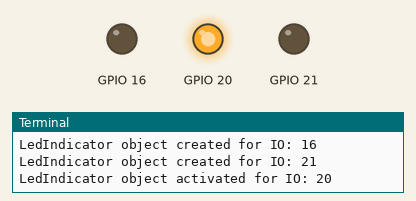
The program below on a simulated Raspberry Pi (BCM pin numbers). Parts: output pins drawn as LEDs (lit = HIGH), the last lines printed to the terminal. The clock reads 2024-03-15 10:24:30 at power-on unless the program sets it. At 15.0 s the program stops and its outputs stay as they are.

Above: at 0.1 s.
At 1.1 s:
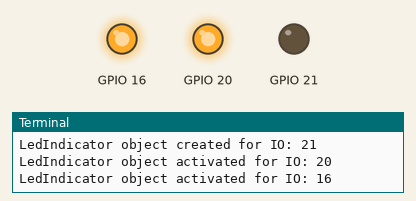
At 6.1 s:
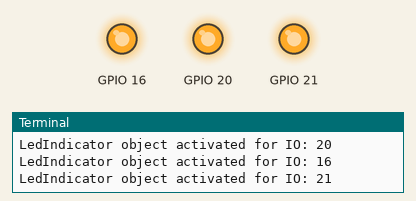
At 11.1 s:
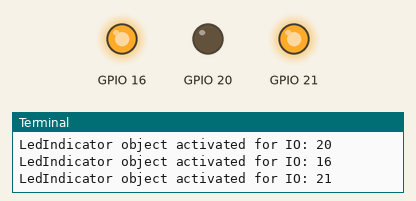
At 13.1 s:
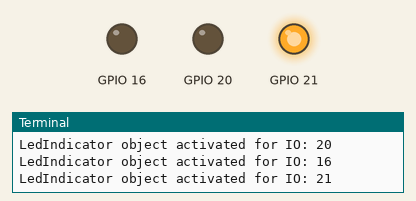
At 15.1 s:
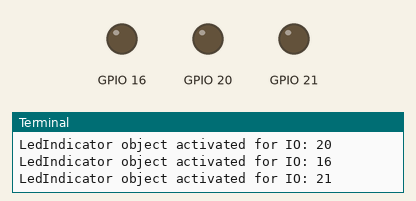
Timing chart, 0 to 16.5 s (numbered marks = the images above):
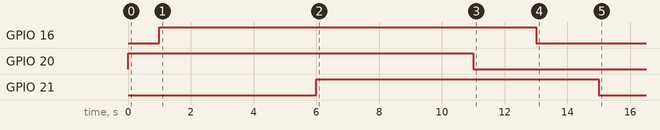

Measured:
- by itself, GPIO 16: LOW → HIGH at 1.0 s, → LOW 12.0 s later
- by itself, GPIO 20: LOW → HIGH at 0.00 s, → LOW 11.0 s later
- by itself, GPIO 21: LOW → HIGH at 6.0 s, → LOW 9.0 s later

The program:

LedIndicator.py
```python
__author__ = 'teddycool'
import time

class LedIndicator(object):
    def __init__(self, GPIO, controlpin):
        self._gpio = GPIO
        self._pin = controlpin
        self._gpio.setup(self._pin,self._gpio.OUT, initial=0)
        self._lastActivate = time.time()
        print "LedIndicator object created for IO: " + str(self._pin)

    def activate(self, on=True):
        if on:
            print "LedIndicator object activated for IO: " + str(self._pin)
            self._lastActivate = time.time()
        self._gpio.output(self._pin, on)


    def __del__(self):
        self.activate(False)
        print "LedIndicator object deactivated and deleted for IO: " + str(self._pin)


if __name__ == '__main__':
    print "Testcode for LedIndicators"
    import RPi.GPIO as GPIO
    GPIO.setmode(GPIO.BCM)
    led1 = LedIndicator(GPIO, 20)
    led2 = LedIndicator(GPIO, 16)
    led3 = LedIndicator(GPIO, 21)

    led1.activate(True)
    time.sleep(1)
    led2.activate(True)
    time.sleep(5)
    led3.activate(True)
    time.sleep(5)
    led1.activate(False)
    time.sleep(2)
    led2.activate(False)
    time.sleep(2)
    led3.activate(False)
    GPIO.cleanup()
```
